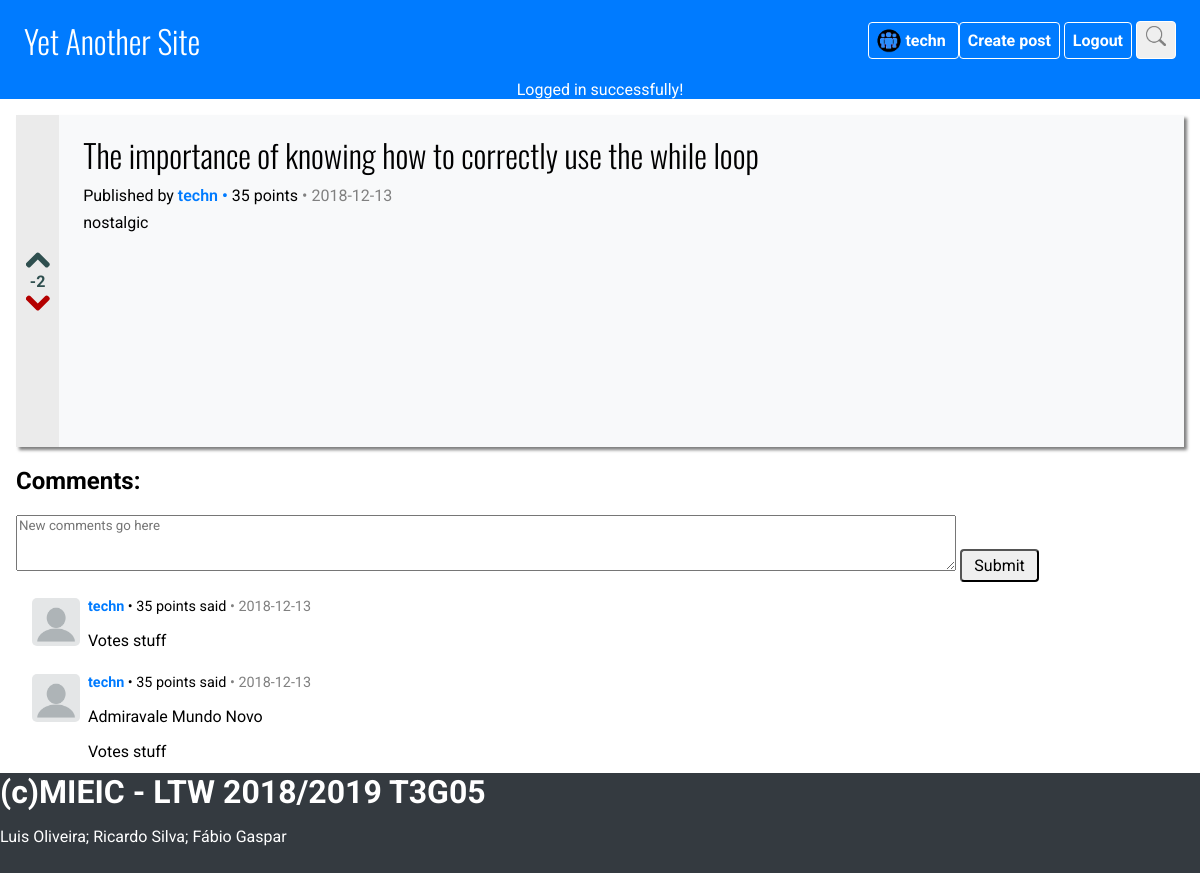
The page /pages/postView.php?postId=36 (signed in) on the database its author committed.
### tables this page shows
CREATE TABLE PostVote (
    idUser VARCHAR NOT NULL REFERENCES User(username),
    idPost INTEGER NOT NULL REFERENCES Post(idPost),
    vote INTEGER NOT NULL DEFAULT 0, 
    CONSTRAINT idPostVote PRIMARY KEY (idUser, idPost)
);

CREATE TABLE Post (
    idPost INTEGER PRIMARY KEY AUTOINCREMENT,
    idUser VARCHAR NOT NULL REFERENCES User(username),
    date DATE NOT NULL DEFAULT CURRENT_DATE,
    title VARCHAR NOT NULL,
    content VARCHAR NOT NULL,
    image VARCHAR DEFAULT NULL
);

CREATE TABLE Coment (
    idComent INTEGER PRIMARY KEY AUTOINCREMENT,
    idUser VARCHAR NOT NULL REFERENCES User(username),
    data DATE NOT NULL DEFAULT CURRENT_DATE,
    comentContent VARCHAR NOT NULL,
    idPost INTEGER NOT NULL REFERENCES Post(idPost),
    idParentComent INTEGER
);

### database/dbPosts.php (called while the page is built, shortened)
<?php
function getPostByID($postID) {
    $db = Database::instance()->db();
    $stmt = $db->prepare(
        'SELECT * FROM Post as P LEFT JOIN (SELECT idPost, sum(vote) as points FROM PostVote GROUP BY idPost) as V
        ON P.idPost = V.idPost
        WHERE P.idPost = ?'
    );
    $stmt->execute(array($postID));
    return $stmt->fetch();
}
function getPostVoteByUser($idPost, $username){
    $db = Database::instance()->db();
    $stmt = $db->prepare('SELECT vote FROM PostVote WHERE idUser = ? AND idPost = ?');
    $stmt->execute(array(
        $username,
        $idPost
	));
	$res =  $stmt->fetch();
    return $res ? $res['vote'] : 0;
}
function getCommentsByPost($idPost){
    $db = Database::instance()->db();
    $stmt = $db->prepare(
        'SELECT *
        FROM Coment
        WHERE Coment.idPost = ?
        ORDER BY data desc'
    );
    $stmt->execute(array(
        $idPost
    ));
    return $stmt->fetchAll();
}
function getPoints($idUser){
     $db = Database::instance()->db();
     $stmt = $db->prepare('SELECT COUNT(vote) as sum FROM PostVote WHERE idUser = ? group by idUser');
     $stmt->execute(array(
         $idUser,
     ));
     return $stmt->fetch();
 }
function trimAndStripHtmlPHPtags($words){
    return trim(strip_tags($words));
}
function processingGetPoints($idUser){
    $arrayPoints = getPoints($idUser);
    $totalPoints = $arrayPoints['sum'] * 5;
    return $totalPoints;
}
?>

### pages/postView.php (the view, shortened to what this page needs)
<?php
    include_once '../database/dbPosts.php';
    include_once '../templates/tpl_common.php';
    include_once '../templates/tpl_comment.php';
    if(isset($_GET['postId'])) {
        $post = getPostByID(trimAndStripHtmlPHPtags($_GET['postId']));
    } else {
    }
    $vote = getPostVoteByUser(trimAndStripHtmlPHPtags($_GET['postId']), $_SESSION['username']);
?>
<section id="post_view" class="post view" --data-id-post="<?=$post['idPost']?>">
    <aside class="votes">
        <svg class="votes upvote <?= ($vote > 0) ? 'active' : '' ?>" version="1.1" xmlns="http://www.w3.org/2000/svg" xmlns:xlink="http://www.w3.org/1999/xlink" width="444.819px" height="444.819px" viewBox="0 0 444.819 444.819">
            <g>
                <path d="M433.968,278.657L248.387,92.79c-7.419-7.044-16.08-10.566-25.977-10.566c-10.088,0-18.652,3.521-25.697,10.566
                    L10.848,278.657C3.615,285.887,0,294.549,0,304.637c0,10.28,3.619,18.843,10.848,25.693l21.411,21.413
                    c6.854,7.23,15.42,10.852,25.697,10.852c10.278,0,18.842-3.621,25.697-10.852L222.41,213.271L361.168,351.74
                    c6.848,7.228,15.413,10.852,25.7,10.852c10.082,0,18.747-3.624,25.975-10.852l21.409-21.412
                    c7.043-7.043,10.567-15.608,10.567-25.693C444.819,294.545,441.205,285.884,433.968,278.657z"/>
            </g>
        </svg>
        <span><?=isset($post['points']) ? $post['points'] : 0 ?></span>
        <svg class="votes downvote <?= ($vote < 0) ? 'active' : '' ?>" version="1.1" xmlns="http://www.w3.org/2000/svg" xmlns:xlink="http://www.w3.org/1999/xlink" width="444.819px" height="444.819px" viewBox="0 0 444.819 444.819">
            <g>
                <path d="M434.252,114.203l-21.409-21.416c-7.419-7.04-16.084-10.561-25.975-10.561c-10.095,0-18.657,3.521-25.7,10.561
                    L222.41,231.549L83.653,92.791c-7.042-7.04-15.606-10.561-25.697-10.561c-9.896,0-18.559,3.521-25.979,10.561l-21.128,21.416
                    C3.615,121.436,0,130.099,0,140.188c0,10.277,3.619,18.842,10.848,25.693l185.864,185.865c6.855,7.23,15.416,10.848,25.697,10.848
                    c10.088,0,18.75-3.617,25.977-10.848l185.865-185.865c7.043-7.044,10.567-15.608,10.567-25.693
                    C444.819,130.287,441.295,121.629,434.252,114.203z"/>
            </g>
        </svg>
    </aside>
    <article class="content">
        <h1><?=$post['title']?></h1>
        <p> Published by
        <a href="/pages/profile.php?user=<?= $post['idUser']?>">
            <span class="author"><?=$post['idUser']?></span>
            <span class="rating">• </a><?= processingGetPoints($post['idUser'])?> points</span>
            <span class="date">•
                        <?php
                          if(substr($post['date'], 0, strrpos($post['date'], ':') )){
                          echo substr($post['date'], 0, strrpos($post['date'], ':') );
                        }else{
                            echo $post['date']  ;
                          } ?></span>
        </p>
        <?=$post['content']?></p>
    </article>
</section id="postReply">
<?php
    $postComments = getCommentsByPost(trimAndStripHtmlPHPtags($_GET['postId']));
?>
<section id="comments"  --data-last-comment="<?php
if(count( $postComments)){
$postComments[0]['idComent'];
} ?>" --data-post-id="<?=trimAndStripHtmlPHPtags($_GET['postId'])?>">
    <h1>Comments:</h1>
    <section>
        <textarea id="comment_txt" placeholder="New comments go here" rows="auto"></textarea>
        <button id="submit_comment_btn">Submit</button>
    </section>
    <?php if(count( $postComments)){
    foreach(getCommentsByPost(trimAndStripHtmlPHPtags($_GET['postId'])) as $comment) {
                          if(substr($post['date'], 0, strrpos($post['date'], ':') )){
                          $dataecho= substr($post['date'], 0, strrpos($post['date'], ':') );
                        }else{
                            $dataecho= $post['date']  ;
                          }
        draw_comment($comment['idComent'], $comment['idUser'], $comment['comentContent'], $dataecho);
    } } ?>
</section>

### templates/tpl_comment.php (shortened to what this page needs)
<?php
function draw_comment($idComment, $idUser, $commentTxt, $commentDate) { ?>
    <article class="comment" id="$idComment">
        <?php
        $imageName = sha1($idUser);
        if(!file_exists("../res/avatars/$imageName.jpg")) { ?>
            <a href="../pages/profile.php?user=<?=$idUser?>"> <img alt="User profile" src="../res/avatars/default.png"></a>
        <?php } else { ?>
            <a href="../pages/profile.php?user=<?=$idUser?>"> <img alt="User profile" src="../res/avatars/<?=$imageName?>.jpg"></a>
        <?php } ?>
        <div>
            <h1 class="header">
                <span class="author"><a href="../pages/profile.php?user=<?=$idUser?>"> <?=$idUser?></a></span>
                <span class="rating">• <?= processingGetPoints($idUser)?> points</span>
                said
                <span class="date"> • <?=$commentDate?></span>
            </h1>
            <p><?=$commentTxt?></p>
            <div>Votes stuff</div>
        </div>
    </article>
<?php } ?>

### css/main.css (style rules this page uses)
:root { --bg-primary: #007bff; --bg-primary-light: #0099ff; --bg-dark: #343a40; --bg-light: #f8f9fa; }
* { font-family: 'Roboto', sans-serif; }
body { margin: unset; font-size: 1rem; }
textarea { width: 80%; height: 50px; }

### css/components.css (style rules this page uses)
button, input[type="submit"] { display: inline-block; padding: 0.3rem 0.75rem; text-align: center; border-radius: 0.25rem; user-select: none; font-size: 1rem; }
a { text-decoration: none; font-weight: 700; color: var(--bg-primary); transition: background-color, 0.3s; }

### css/post.css (style rules this page uses)
.post { box-shadow: 3px 3px 3px rgba(0, 0, 0, 0.5); background-color: var(--bg-light); display: flex; flex-direction: row; margin: 1rem 0; }
.post .votes { background-color: #ebebeb; color: darkslategrey; padding: 0 .3rem; margin: unset; font-weight: 700; text-align: center; display: flex; flex-direction: column; justify-content: center; }
.post svg.votes.upvote, .post svg.votes.downvote { width: 24px; height: 24px; cursor: pointer; display: block; fill: darkslategrey; }
.post svg.votes.downvote.active { fill: rgb(180, 0, 0); }
.post.view .content { margin: 0.5rem; padding: 0.5rem 1rem; min-height: 300px; }
.post.view .content h1 { margin: unset; font-family: 'Oswald', sans-serif; font-size: 2rem; font-weight: 300; }
.post.view .content p { margin: 0.5rem 0; text-align: justify; }
.comment { margin: 0.5rem 0; padding: 0.25rem 0.5rem; display: flex; flex-direction: row; }
.comment img { width: 48x; height: 48px; margin: 0.25rem 0.5rem; border-radius: 5px; }
.comment .header { font-size: 0.9rem; margin: 0.25rem 0; color: black; font-weight: normal; }
.author { font-weight: 600; color: var(--bg-primary); }
.date { color: grey; }

### rows shown on the page
post: title "The importance of knowing how to correctly use the while loop", idUser "techn", date "2018-12-13", content "nostalgic"
coment: idUser "techn", idUser "35", idPost.date "2018-12-13"
coment: idUser "techn", idUser "35", idPost.date "2018-12-13", comentContent "Admiravale Mundo Novo"

### other values the page prints
$username "techn"
$message['content'] "Logged in successfully!"
$post['points'] "-2"
processingGetPoints($post['idUser']) "35"
